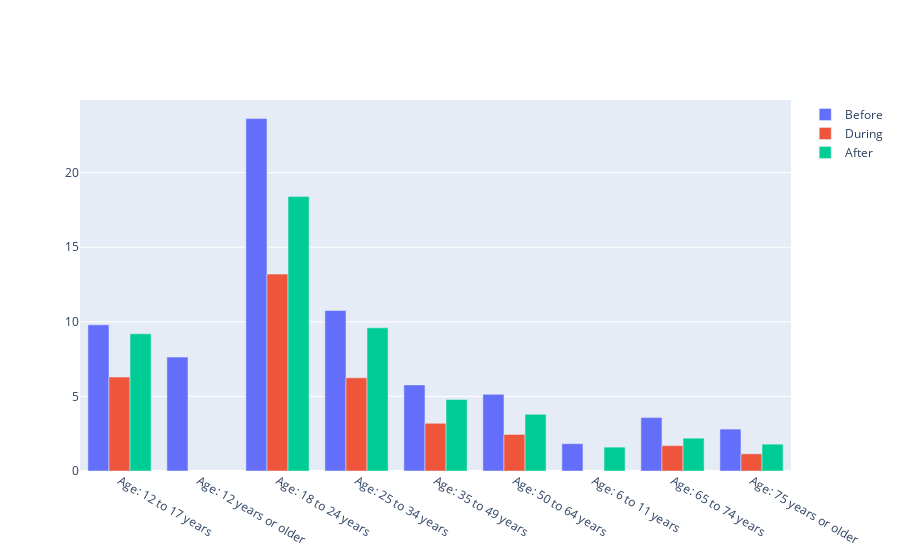

Notebook code cell kept with this figure:
### Markdown cell above
What is interesting to note is that for people 35 years old and older, the gap with the mean is quite constant during the pandemic, and is even reduced for some categories. Post-covid gaps are generally less important but still negative. Thus, we can imagine that people aged 35 and more were less impacted by the pandemic than other categories. This can maybe be explained by the fact that a lot of younger persons, who make up the bulk of public transport traffic, stopped using public transport because of schools and universities closing, whereas certain necessary workplaces were still open.

### Code cell
# Creation of a graph showing the
# comparison between pre-pandemic, during pandemic and post pandemic levels

avg_use_pt_age = get_average(df, 'Use of public transport')
mask = avg_use_pt_age['Personal characteristics'].str.startswith('Age')
avg_use_pt_age = avg_use_pt_age[mask]

draw_bar(avg_use_pt_age)

### Figure 1 — Plotly figure (JSON) as saved in the notebook; plotly's stock layout.template omitted (floating-point values rounded to 4 significant figures)
{"data": [{"name": "Before", "type": "bar", "x": ["Age: 12 to 17 years", "Age: 12 years or older", "Age: 18 to 24 years", "Age: 25 to 34 years", "Age: 35 to 49 years", "Age: 50 to 64 years", "Age: 6 to 11 years", "Age: 65 to 74 years", "Age: 75 years or older"], "xaxis": "x", "y": [9.8, 7.638, 23.63, 10.76, 5.77, 5.14, 1.83, 3.58, 2.81], "yaxis": "y"}, {"name": "During", "type": "bar", "x": ["Age: 12 to 17 years", "Age: 12 years or older", "Age: 18 to 24 years", "Age: 25 to 34 years", "Age: 35 to 49 years", "Age: 50 to 64 years", "Age: 6 to 11 years", "Age: 65 to 74 years", "Age: 75 years or older"], "xaxis": "x", "y": [6.3, null, 13.2, 6.25, 3.2, 2.45, null, 1.7, 1.15], "yaxis": "y"}, {"name": "After", "type": "bar", "x": ["Age: 12 to 17 years", "Age: 12 years or older", "Age: 18 to 24 years", "Age: 25 to 34 years", "Age: 35 to 49 years", "Age: 50 to 64 years", "Age: 6 to 11 years", "Age: 65 to 74 years", "Age: 75 years or older"], "xaxis": "x", "y": [9.2, null, 18.4, 9.6, 4.8, 3.8, 1.6, 2.2, 1.8], "yaxis": "y"}], "layout": {"barmode": "group", "xaxis": {"anchor": "y", "domain": [0, 1]}, "yaxis": {"anchor": "x", "domain": [0, 1]}}}
